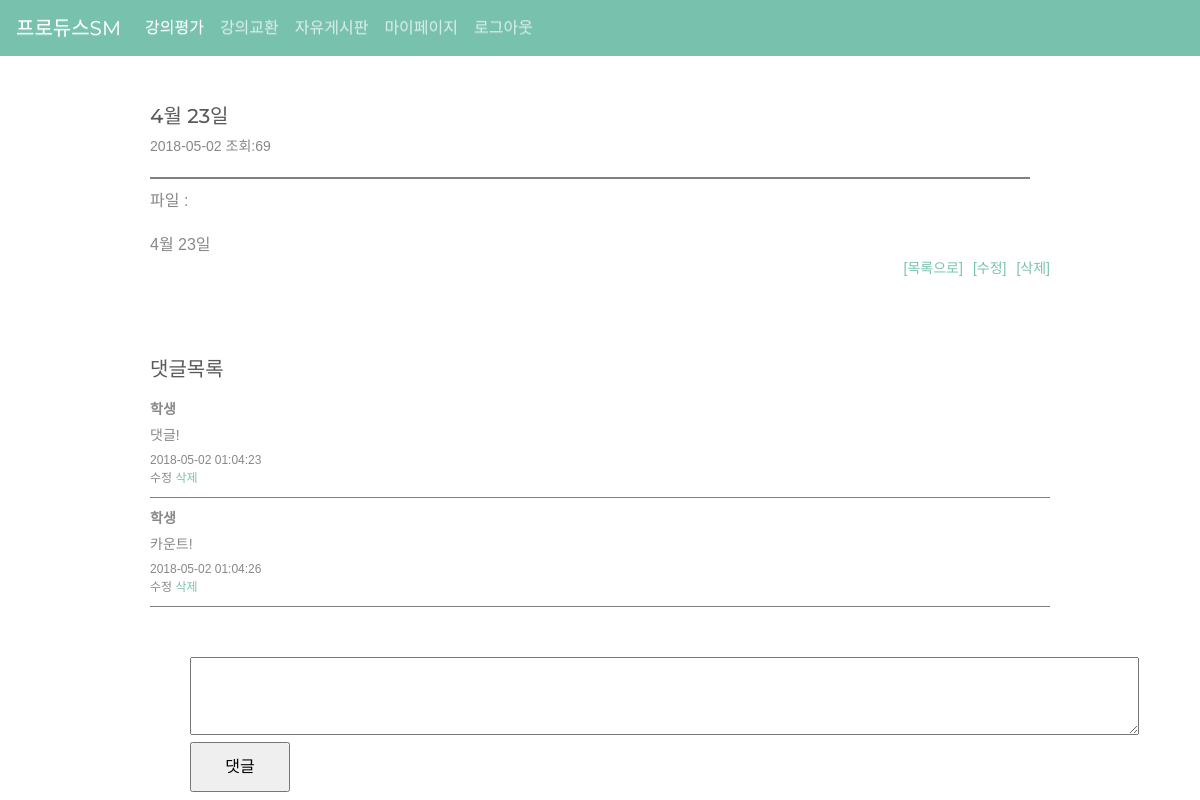
The page /page/free_board/free_read.php?idx=1 (signed in) on the database as committed earlier.
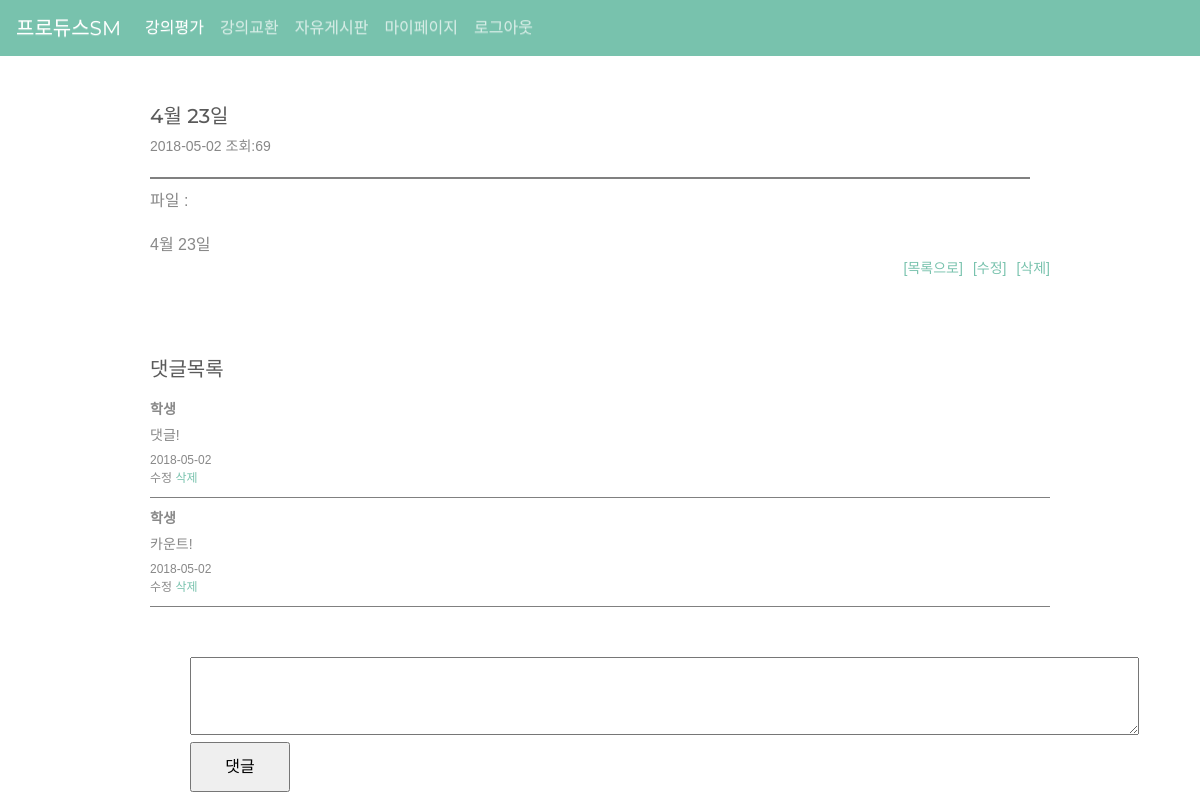
The same page on the database as committed later.
### tables this page shows
CREATE TABLE `free_board` (
  `idx` int(11) NOT NULL,
  `name` varchar(100) NOT NULL,
  `title` varchar(100) NOT NULL,
  `content` text NOT NULL,
  `date` date NOT NULL,
  `hit` int(11) NOT NULL,
  `file` varchar(100)
);

CREATE TABLE `free_reply` (
  `idx` int(11) NOT NULL,
  `con_num` int(11) NOT NULL,
  `name` varchar(100) NOT NULL,
  `content` text NOT NULL,
  `date` date NOT NULL
);

### db.php (called while the page is built, shortened)
<?php
 $db = new mysqli("localhost","root","123456","producesm");
 $db->set_charset("utf8");
 function mq($sql){
   global $db;
   return $db->query($sql);
 }
 ?>

### page/free_board/free_read.php (the view, shortened to what this page needs)
<?php
include "../../db.php";
if(isset($_SESSION['userid'])){
	$bno = $_GET['idx'];
	$sql = mq("select * from free_board where idx='".$bno."'");
	$free_board = $sql->fetch_array();
?>
<!doctype html>
<html lang="ko">
 <head>
  <link rel="stylesheet" href="../../css/board.css" />
  <link rel="stylesheet" href="../../css/jquery-ui.css" />
	<link rel="stylesheet" href="../../css/bootstrap.min.css">
	<link rel="stylesheet" href="../../css/bootstrap-theme.min.css">
</head>
<nav class="navbar navbar-expand-lg navbar-dark bg-primary">
	<a class="navbar-brand" href="../../../index.php">프로듀스SM</a>
	<div class="collapse navbar-collapse" id="navbarColor01">
		<ul class="navbar-nav mr-auto">
			<li class="nav-item active">
				<a class="nav-link" href="../../page/evaluation.php">강의평가 <span class="sr-only">(current)</span></a>
			</li>
			<li class="nav-item">
				<a class="nav-link" href="../../page/trade.php">강의교환</a>
			</li>
			<li class="nav-item">
				<a class="nav-link" href="../../page/list.php">자유게시판</a>
			</li>
			<li class="nav-item">
				<a class="nav-link" href="../../page/mypage.php">마이페이지</a>
			</li>
		 <li class="nav-item">
				<a class="nav-link" href="../../member/logout.php">로그아웃</a>
			</li>
		</ul>
	</div>
</nav>
<body>
<div id="board_read">
		<br><br><h5><?php echo $free_board['title']; ?></h5>
		<div id="user_info">
			<?php echo $free_board['date']; ?> 조회:<?php echo $free_board['hit']; ?>
				<div id="bo_line"></div>
			</div>
			<div style="padding-top:10px;">
			파일 : <a href="../../upload/<?php echo $board['file'];?>" download><?php echo $free_board['file']; ?></a>
			</div>
			<div id="bo_content">
				<?php echo nl2br("$free_board[content]"); ?>
			</div>
		<div id="bo_ser">
			<ul>
				<li><a href="../list.php">[목록으로]</a></li>
				<?php
					if($_SESSION['userid'] == $free_board['name'])
						{  ?>
						<li><a href="free_modify.php?idx=<?php echo $bno; ?>">[수정]</a></li>
						<li><a href="free_delete.php?idx=<?php echo $bno; ?>">[삭제]</a></li>
					<?php }else{ }?>
			</ul>
		</div>
<div class="reply_view">
	<h5>댓글목록</h5>
		<?php
			$sql3 = mq("select * from free_reply where con_num='".$bno."' order by idx asc");
			while($free_reply = $sql3->fetch_array()){
		?>
		<div class="dap_lo">
			<div><b>학생</b></div>
			<div class="dap_to comt_edit"><?php echo nl2br("$free_reply[content]"); ?></div>
			<div class="rep_me dap_to"><?php echo $free_reply['date']; ?></div>
			<div class="rep_me rep_menu">
				<?php
					if($_SESSION['userid'] == $free_reply['name'])
						{  ?>
							<a class="dat_edit_bt">수정</a>
							<a href="free_reply_delete.php?idx=<?php echo $free_reply['idx']; ?>">삭제</a>
					<?php }else{ }?>
			</div>
		</div>
	<?php } ?>
	<div class="dap_ins">
		<ul>
			<li class="fl"><textarea name="content" class="free_reply_content" id="re_content" cols="100" rows="3"></textarea></li>
			<li><input type="button" id="rep_bt" value="댓글" class="re_bt" /></li>
		</ul>
	</div>
</div>
</div>
</body>
</html>
<?php
}else{
echo "<script>alert('잘못된 접근입니다.'); location.href='../../index.php'; </script>";
	}
?>

### css/board.css (style rules this page uses)
a { text-decoration: none; color:#333; }
ul li { list-style:none; }
.fl { float:left; }
#board_read { width:900px; font-family:'malgun gothic','Sans-Serif','arial'; margin: 0 auto; position: relative; word-break:break-all; }
#user_info { font-size:14px; }
#bo_line { width:880px; height:2px; background: gray; margin-top:20px; }
#bo_content { margin-top:20px; }
#bo_ser { font:14px 'malgun gothic','Sans-Serif','arial'; color:#333; position: absolute; right: 0; }
#bo_ser > ul > li { float:left; margin-left:10px; }
.reply_view { width:900px; position: relative; top:100px; margin: 0 auto; word-break:break-all; }
.dap_lo { font-size: 14px; padding:10px 0 10px 0; border-bottom: solid 1px gray; }
.dap_to { margin-top:5px; }
.rep_me { font-size:12px; }
.re_bt { width:100px; height:50px; font-size:16px; }
.dap_ins { margin-top:50px; }
.dat_edit_bt { cursor: pointer; }

Rows that differ between the two databases and show on the page:
changed free_reply "댓글!": date "2018-05-02 01:04:23" → "2018-05-02"
changed free_reply "카운트!": date "2018-05-02 01:04:26" → "2018-05-02"
